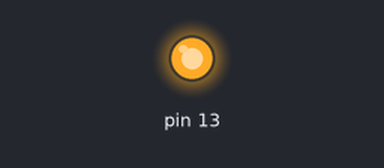
Bench run of a sketch on a simulated Arduino Uno, built with avr-gcc and run on an emulated ATmega328P. On the bench: output pins drawn as LEDs (lit = HIGH). Random numbers use the default seed unless the sketch sets one.

Above: at 0.1 s.
At 33.9 s:
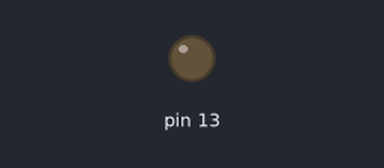
Timing chart, 0 to 40.0 s (numbered marks = the images above):
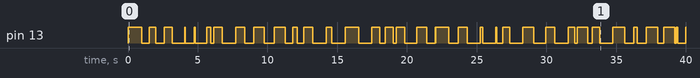

Measured:
- by itself, pin 13: LOW → HIGH at 0.00 s, → LOW 0.98 s later, → HIGH 0.54 s later, → LOW 0.48 s later, … (69 changes in this stretch)

The sketch:

sketch_oct22d.ino
```cpp
void setup() {
  // initialize digital pin 13 as an output.
  pinMode(13, OUTPUT);
}

// the loop function runs over and over again forever
void loop() {
  digitalWrite(13, HIGH);   // turn the LED on (HIGH is the voltage level)
  delay(random(10,1000));              // wait for a second
  digitalWrite(13, LOW);    // turn the LED off by making the voltage LOW
  delay(random(10,1000));              // wait for a second
}
```
